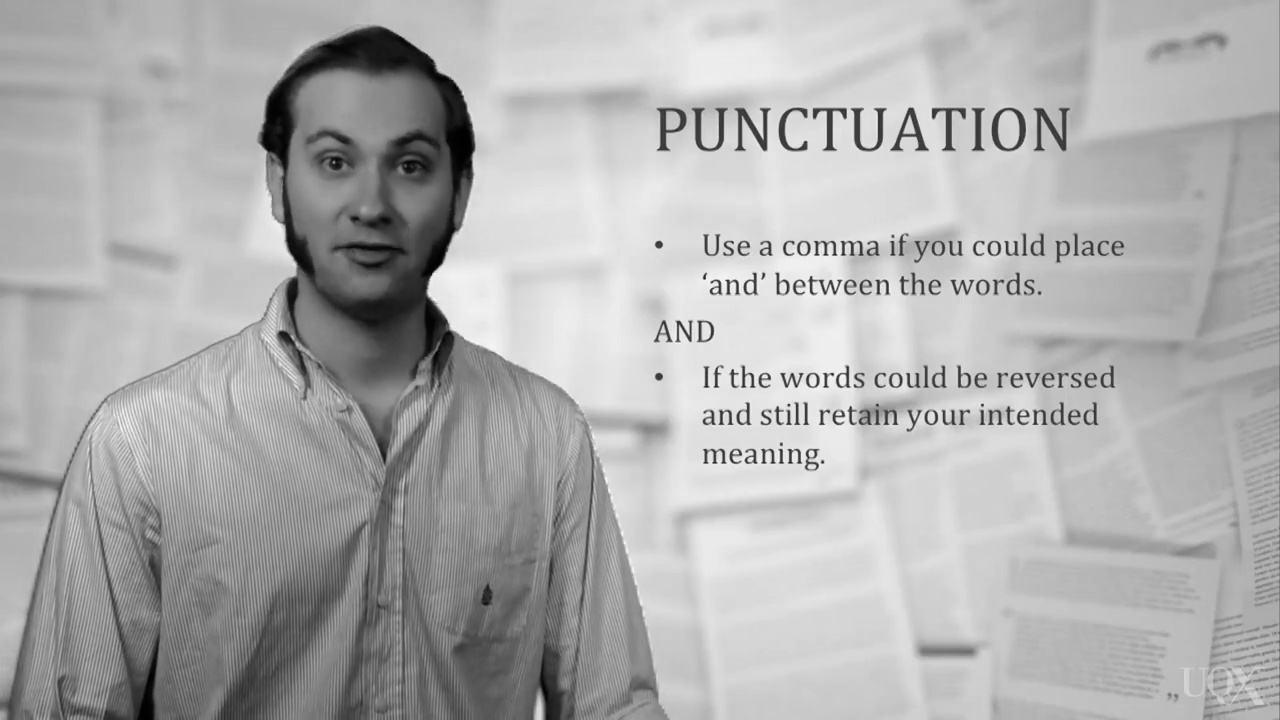
#> input picture After 2019-08-25/new ocr Approch/ocr_test/a.jpg, 1280 x 720 px
$ python test.py
#> lines starting #> are read from the running program, lines starting #| are printed output that depends on the picture; after the words box and inside, x2 and y2 are one past the last pixel; in counts of white or black regions, pixels touching at a corner belong together
import cv2
import numpy as np
import pytesseract

pytesseract.pytesseract.tesseract_cmd = "C:\\Program Files\\Tesseract-OCR\\tesseract.exe"
img = cv2.imread("a.jpg")
#> img is the input picture: shape (720, 1280, 3); min 0, max 251, mean 174.8

img_gray = cv2.cvtColor(img, cv2.COLOR_BGR2GRAY)
blur = cv2.GaussianBlur(img_gray, (3, 3), 0)
th3 = cv2.adaptiveThreshold(blur, 255, cv2.ADAPTIVE_THRESH_GAUSSIAN_C, cv2.THRESH_BINARY, 11, 7)
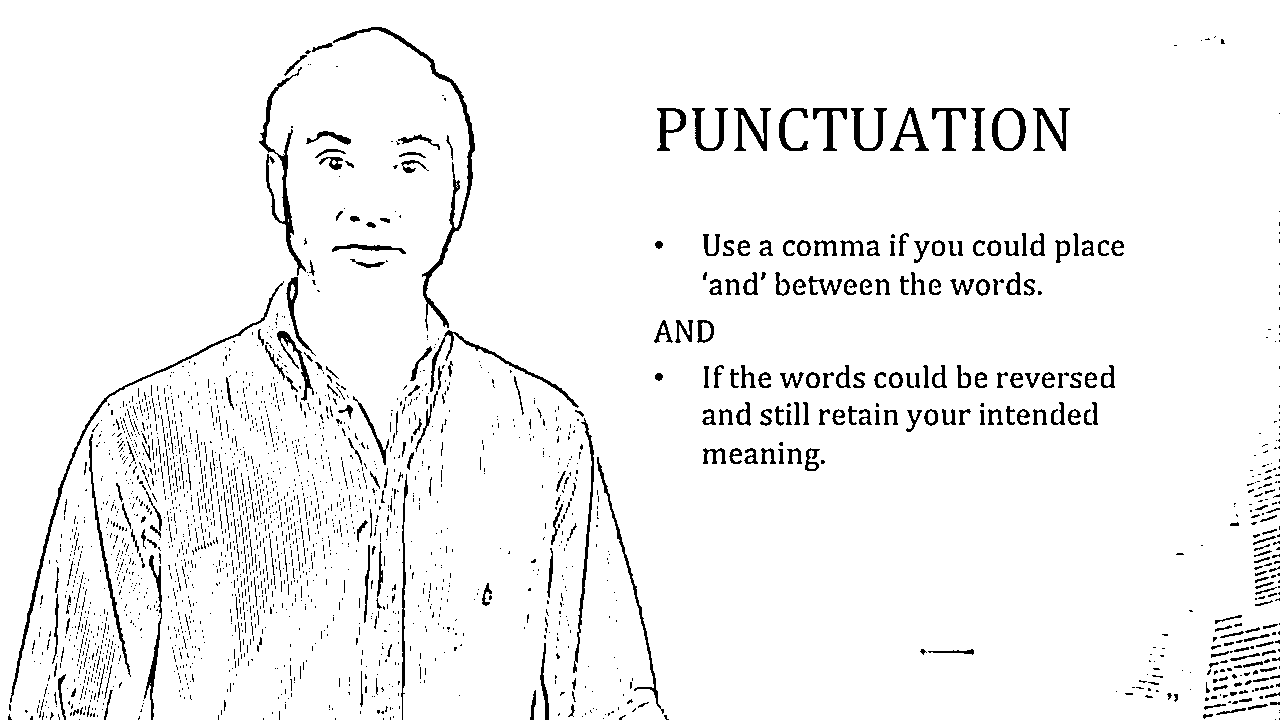
#> th3: shape (720, 1280); 95.3% white; 2366 black regions (2083 under 20 px), largest, box (x1, y1, x2, y2) and area: (333, 27, 475, 331) 1946, (10, 281, 284, 703) 1492, (259, 67, 306, 276) 1323
# [7 lines of commented-out code are left out]


#> (the run stopped early here; a loop or call above may not have finished)
